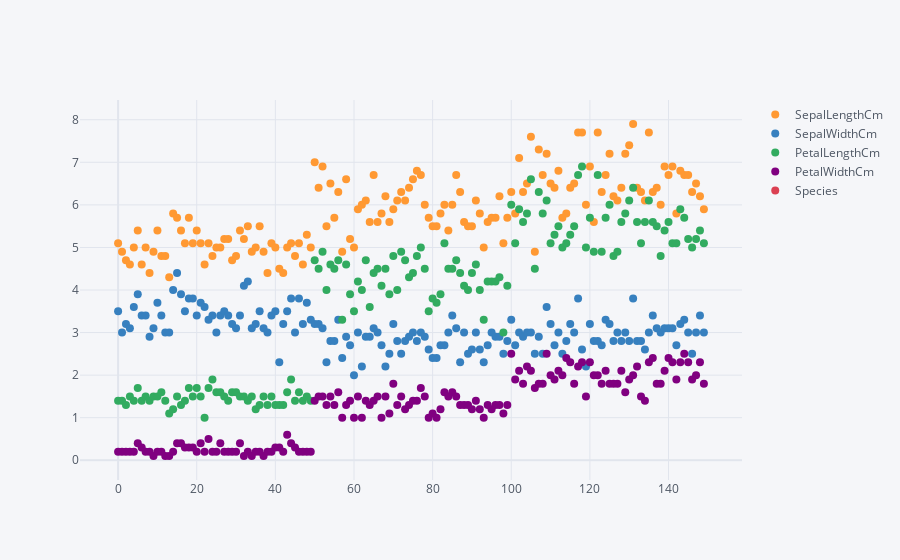

The notebook cell this image was saved under:
### Code cell
df1.iplot(kind="scatter",mode="markers",size=8)

### Figure 1 — Plotly figure (JSON) as saved in the notebook; plotly's stock layout.template omitted (floating-point values rounded to 4 significant figures; data arrays with more than 128 entries replaced by an {"elided": "..."} marker saying what was removed)
{"data": [{"line": {"color": "rgba(255, 153, 51, 1.0)", "dash": "solid", "shape": "linear", "width": 1.3}, "marker": {"size": 8, "symbol": "circle"}, "mode": "markers", "name": "SepalLengthCm", "text": "", "type": "scatter", "x": {"elided": "150 int values"}, "y": {"elided": "150 float values"}}, {"line": {"color": "rgba(55, 128, 191, 1.0)", "dash": "solid", "shape": "linear", "width": 1.3}, "marker": {"size": 8, "symbol": "circle"}, "mode": "markers", "name": "SepalWidthCm", "text": "", "type": "scatter", "x": {"elided": "150 int values"}, "y": {"elided": "150 float values"}}, {"line": {"color": "rgba(50, 171, 96, 1.0)", "dash": "solid", "shape": "linear", "width": 1.3}, "marker": {"size": 8, "symbol": "circle"}, "mode": "markers", "name": "PetalLengthCm", "text": "", "type": "scatter", "x": {"elided": "150 int values"}, "y": {"elided": "150 float values"}}, {"line": {"color": "rgba(128, 0, 128, 1.0)", "dash": "solid", "shape": "linear", "width": 1.3}, "marker": {"size": 8, "symbol": "circle"}, "mode": "markers", "name": "PetalWidthCm", "text": "", "type": "scatter", "x": {"elided": "150 int values"}, "y": {"elided": "150 float values"}}, {"line": {"color": "rgba(219, 64, 82, 1.0)", "dash": "solid", "shape": "linear", "width": 1.3}, "marker": {"size": 8, "symbol": "circle"}, "mode": "markers", "name": "Species", "text": "", "type": "scatter", "x": {"elided": "150 int values"}, "y": {"elided": "150 str values"}}], "layout": {"legend": {"bgcolor": "#F5F6F9", "font": {"color": "#4D5663"}}, "paper_bgcolor": "#F5F6F9", "plot_bgcolor": "#F5F6F9", "title": {"font": {"color": "#4D5663"}}, "xaxis": {"gridcolor": "#E1E5ED", "showgrid": true, "tickfont": {"color": "#4D5663"}, "title": {"font": {"color": "#4D5663"}, "text": ""}, "zerolinecolor": "#E1E5ED"}, "yaxis": {"gridcolor": "#E1E5ED", "showgrid": true, "tickfont": {"color": "#4D5663"}, "title": {"font": {"color": "#4D5663"}, "text": ""}, "zerolinecolor": "#E1E5ED"}}}
